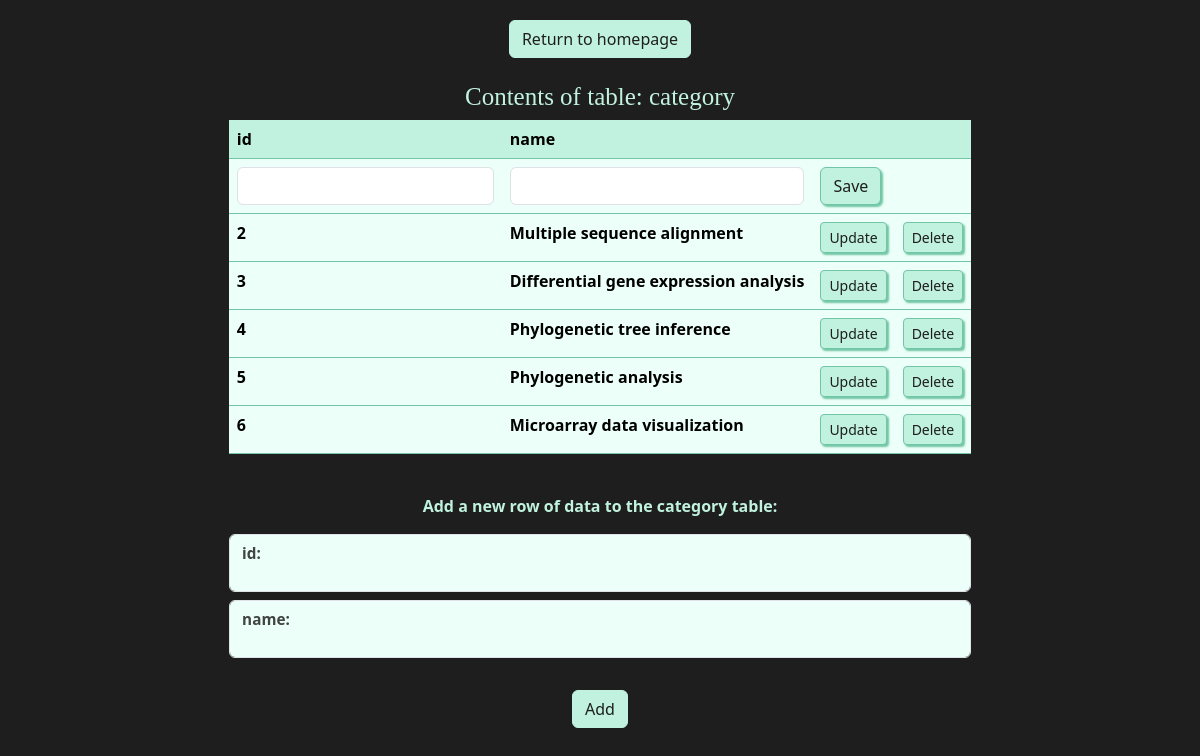
The app's page /site/show-table.php?table=category&id=1 with its own data.
### tables this page shows
CREATE TABLE category (
    id INT PRIMARY KEY AUTO_INCREMENT,
    name VARCHAR(100) NOT NULL
);

### site/show-table.php (the view, shortened to what this page needs)
<link href="https://cdn.jsdelivr.net/npm/bootstrap@5.3.3/dist/css/bootstrap.min.css" rel="stylesheet">
<link rel="stylesheet" href="styles.css">
<?php
include './db.php';
$table_name = $_GET['table'];
if ($table_name == "publication") { $id = "DOI"; }
else { $id = "id"; }
if ($table_name == "publication") {
    $sql = "SELECT * FROM `$table_name` ORDER BY tool_id";
}
else {
    $sql = "SELECT * FROM `$table_name` ORDER BY $id";
}
$result = $conn->query($sql);
echo "<body class=bg><b>";
echo "<a href='/'; class='btn btn-list'>Return to homepage</a><br/>";
if ($result->num_rows > 0) {
    echo "<br>";
    echo "<h1 class=header>Contents of table: $table_name</h1>";
    echo "<div class='d-flex justify-content-center'>";
    echo "<table class='table table-hover table-condensed'><thead>";
    $fields = $result->fetch_fields();
    echo "<tr>";
    foreach ($fields as $field) {
        echo "<th class=tableheader>" . htmlspecialchars($field->name ?? '') . "</th>";
    }
    echo "<th class=tableheader><th class=tableheader></tr></thead>";
    while($row = $result->fetch_assoc()) {
        echo "<tbody><tr>";
        if (isset($_GET['id']) && $row[$id] == $_GET['id']) {
            echo "<form class='form-inline m-2' action='update.php?table=" . $table_name . "&id=" . $row[$id] . "' method='POST'>";
            $i = 0;
            foreach ($row as $value) {
                $colname = mysqli_fetch_field_direct($result, $i)->name;
                echo '<td><b><input type="text" class="form-control" name="' . $colname . '"' . htmlspecialchars($value ?? '') . '</b></td>';
                $i = $i + 1;
            }
            echo '<td><button type="submit" class="btn btn-update">Save</button></td><td>';
            echo '</form>';
        }
        else {
            foreach ($row as $value) {
                echo "<td><b>" . htmlspecialchars($value ?? '') . "</b></td>";
            }
        echo '<td style="width:0.1%"><a class="btn btn-sm btn-update" href="show-table.php?table='. $table_name . '&id=' . $row[$id] . '" role="button">Update</a></td>';
        echo '<td style="width:0.1%"><a class="btn btn-sm btn-delete" href="delete.php?table='. $table_name . '&id=' . $row[$id] . '" role="button">Delete</a></td>';
        }
    }
    echo "</tr></tbody></table>";
    echo '<br><p class=maintext>Add a new row of data to the ' . $table_name . ' table:</p>';
    echo '<form action="create.php?table='. $table_name . '" method="POST";>';
    foreach ($fields as $field) {
        echo '<div class="form-floating mb-2" style="font-size:18px">';
        echo '<input type="text" class="form-control mb-2 formbg" id="' . $field->name . '" name="' . $field->name . '">';
        echo '<label class=formlabel for="' . $field->name . '">' . htmlspecialchars($field->name) . ": </label></div>";
    }
    echo '<br style="font-size:10px">';
    echo '<button type="submit" class="btn btn-list">Add</button>';
    echo '</form></b></body>';
} else { echo "No records found in table: $table_name"; }
?>

### site/styles.css (style rules this page uses)
.bg { background:#1e1e1e; padding:20px; text-align: center; }
.header { color: rgb(192, 242, 223); font-family: Candara; font-style: bold; font-size:25; text-align: center; }
.maintext { color: rgb(192, 242, 223); }
.tableheader { background-color: rgb(192, 242, 223) !important; border-color: rgb(112, 198, 165); }
.table { border-radius: 10px; }
table.table { width: auto; }
.table tbody td { background-color: rgb(236, 255, 248); border-color: rgb(112, 198, 165); }
.btn-list { background-color: rgb(192, 242, 223); font-style: bold; color: #1e1e1e; border-color: rgb(192, 242, 223); }
.btn-update { background-color: rgb(192, 242, 223); font-style: bold; color: #1e1e1e; border-color: rgb(112, 198, 165); box-shadow: 2px 2px 2px rgb(112, 198, 165); }
.btn-delete { background-color: rgb(192, 242, 223); font-style: bold; color: #1e1e1e; border-color: rgb(112, 198, 165); box-shadow: 2px 2px 2px rgb(112, 198, 165); }
.formlabel { color:#404443 !important; }
.form-floating > label::after { background-color: transparent !important; }
.formbg { background-color:rgb(236, 255, 248); }

### records on screen
category: id "2", name "Multiple sequence alignment"
category: id "3", name "Differential gene expression analysis"
category: id "4", name "Phylogenetic tree inference"
category: id "5", name "Phylogenetic analysis"
category: id "6", name "Microarray data visualization"

### other values on screen
$table_name "category"
$field->name "id"
$field->name "name"
